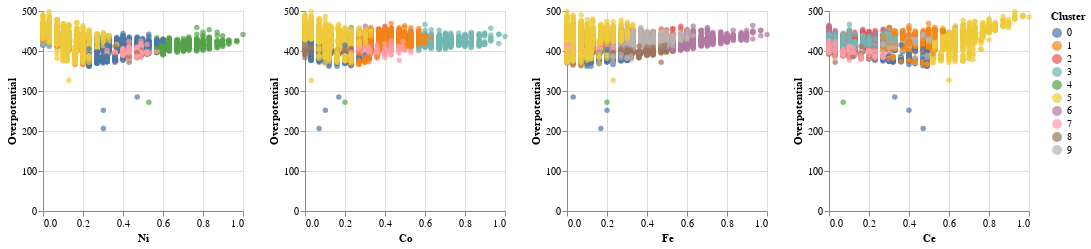

This figure's notebook cell:
### Code cell
input_dropdown = alt.binding_select(options=['0','1','2', '3', '4', '5', '6', '7', '8'])
selection = alt.selection_single(fields=['Cluster'], bind=input_dropdown, name='Number ')
color = alt.condition(selection,
                    alt.Color('Cluster:N'),
                    alt.value('lightgray'))

chart = alt.Chart(Cluster_Visualization).mark_circle().encode(
    x='Ni',
    y='Overpotential',
    color=color,
    tooltip=['Ni', 'Fe', 'Co', 'Ce']
).properties(
    width=200,
    height=200
).add_selection(
    selection
)

chart | chart.encode(x='Co') | chart.encode(x='Fe') | chart.encode(x='Ce')

### Figure 1 — Vega-Lite specification as saved in the notebook (floating-point values rounded to 4 significant figures; data arrays with more than 128 entries replaced by an {"elided": "..."} marker saying what was removed)
{"$schema": "https://vega.github.io/schema/vega-lite/v2.6.0.json", "config": {"view": {"height": 300, "width": 400}}, "datasets": {"data-714e85eb27476c4d6dff7fdf80286e9b": {"elided": "6074 records"}}, "hconcat": [{"data": {"name": "data-714e85eb27476c4d6dff7fdf80286e9b"}, "encoding": {"color": {"condition": {"field": "Cluster", "selection": "Number ", "type": "nominal"}, "value": "lightgray"}, "tooltip": [{"field": "Ni", "type": "quantitative"}, {"field": "Fe", "type": "quantitative"}, {"field": "Co", "type": "quantitative"}, {"field": "Ce", "type": "quantitative"}], "x": {"field": "Ni", "type": "quantitative"}, "y": {"field": "Overpotential", "type": "quantitative"}}, "height": 200, "mark": "circle", "selection": {"Number ": {"bind": {"input": "select", "options": ["0", "1", "2", "3", "4", "5", "6", "7", "8"]}, "empty": "all", "fields": ["Cluster"], "on": "click", "resolve": "global", "type": "single"}}, "width": 200}, {"data": {"name": "data-714e85eb27476c4d6dff7fdf80286e9b"}, "encoding": {"color": {"condition": {"field": "Cluster", "selection": "Number ", "type": "nominal"}, "value": "lightgray"}, "tooltip": [{"field": "Ni", "type": "quantitative"}, {"field": "Fe", "type": "quantitative"}, {"field": "Co", "type": "quantitative"}, {"field": "Ce", "type": "quantitative"}], "x": {"field": "Co", "type": "quantitative"}, "y": {"field": "Overpotential", "type": "quantitative"}}, "height": 200, "mark": "circle", "selection": {"Number ": {"bind": {"input": "select", "options": ["0", "1", "2", "3", "4", "5", "6", "7", "8"]}, "empty": "all", "fields": ["Cluster"], "on": "click", "resolve": "global", "type": "single"}}, "width": 200}, {"data": {"name": "data-714e85eb27476c4d6dff7fdf80286e9b"}, "encoding": {"color": {"condition": {"field": "Cluster", "selection": "Number ", "type": "nominal"}, "value": "lightgray"}, "tooltip": [{"field": "Ni", "type": "quantitative"}, {"field": "Fe", "type": "quantitative"}, {"field": "Co", "type": "quantitative"}, {"field": "Ce", "type": "quantitative"}], "x": {"field": "Fe", "type": "quantitative"}, "y": {"field": "Overpotential", "type": "quantitative"}}, "height": 200, "mark": "circle", "selection": {"Number ": {"bind": {"input": "select", "options": ["0", "1", "2", "3", "4", "5", "6", "7", "8"]}, "empty": "all", "fields": ["Cluster"], "on": "click", "resolve": "global", "type": "single"}}, "width": 200}, {"data": {"name": "data-714e85eb27476c4d6dff7fdf80286e9b"}, "encoding": {"color": {"condition": {"field": "Cluster", "selection": "Number ", "type": "nominal"}, "value": "lightgray"}, "tooltip": [{"field": "Ni", "type": "quantitative"}, {"field": "Fe", "type": "quantitative"}, {"field": "Co", "type": "quantitative"}, {"field": "Ce", "type": "quantitative"}], "x": {"field": "Ce", "type": "quantitative"}, "y": {"field": "Overpotential", "type": "quantitative"}}, "height": 200, "mark": "circle", "selection": {"Number ": {"bind": {"input": "select", "options": ["0", "1", "2", "3", "4", "5", "6", "7", "8"]}, "empty": "all", "fields": ["Cluster"], "on": "click", "resolve": "global", "type": "single"}}, "width": 200}]}
